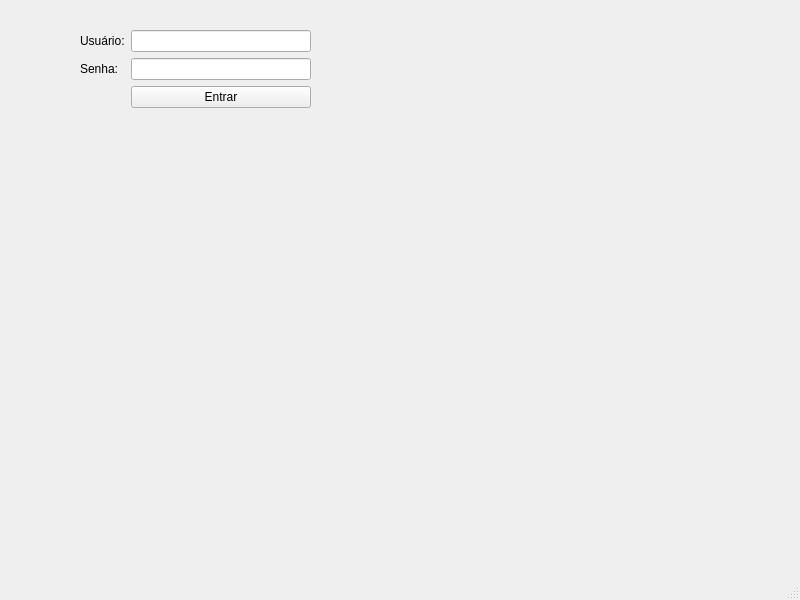
<?xml version="1.0" encoding="UTF-8"?>
<ui version="4.0">
 <class>Login</class>
 <widget class="QMainWindow" name="Login">
  <property name="geometry">
   <rect>
    <x>0</x>
    <y>0</y>
    <width>800</width>
    <height>600</height>
   </rect>
  </property>
  <property name="windowTitle">
   <string>Login</string>
  </property>
  <widget class="QWidget" name="centralwidget">
   <widget class="QWidget" name="layoutWidget">
    <property name="geometry">
     <rect>
      <x>80</x>
      <y>30</y>
      <width>231</width>
      <height>191</height>
     </rect>
    </property>
    <layout class="QFormLayout" name="formLayout">
     <item row="0" column="0">
      <widget class="QLabel" name="label">
       <property name="text">
        <string>Usuário:</string>
       </property>
      </widget>
     </item>
     <item row="0" column="1">
      <widget class="QLineEdit" name="txtUsuario"/>
     </item>
     <item row="1" column="0">
      <widget class="QLabel" name="label_2">
       <property name="text">
        <string>Senha:</string>
       </property>
      </widget>
     </item>
     <item row="1" column="1">
      <widget class="QLineEdit" name="txtSenha"/>
     </item>
     <item row="2" column="1">
      <widget class="QPushButton" name="btnEntrar">
       <property name="text">
        <string>Entrar</string>
       </property>
      </widget>
     </item>
    </layout>
   </widget>
  </widget>
  <widget class="QMenuBar" name="menubar">
   <property name="geometry">
    <rect>
     <x>0</x>
     <y>0</y>
     <width>800</width>
     <height>22</height>
    </rect>
   </property>
  </widget>
  <widget class="QStatusBar" name="statusbar"/>
 </widget>
 <resources/>
 <connections/>
</ui>
